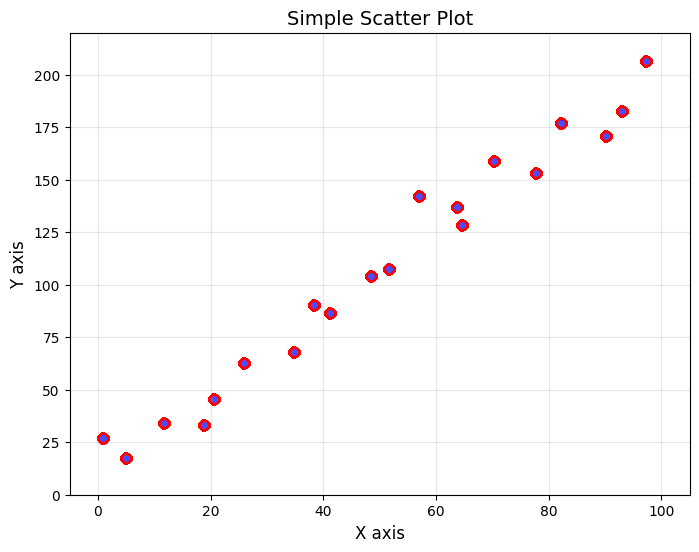
#> input picture fixtures/synthetic/test_autocrop_vis.png, 699 x 552 px
$ python -i pipeline.py   (imports and definitions only)   (older library calls are emulated)
#> lines starting #> are read from the running program, lines starting #| are printed output that depends on the picture; after the words box and inside, x2 and y2 are one past the last pixel; in counts of white or black regions, pixels touching at a corner belong together
### chart2csv/core/preprocess.py
"""
Image preprocessing for Chart2CSV.

Handles image normalization, enhancement, and plot area detection.
"""

import cv2
import numpy as np
from typing import Tuple


def preprocess_image(image: np.ndarray) -> np.ndarray:
    """
    Preprocess chart image for better detection and OCR.

    Steps:
    1. Resize to max 1200px (long side) for performance
    2. Convert to grayscale
    3. Enhance contrast (CLAHE)
    4. Denoise (bilateral filter)

    Args:
        image: Input BGR image from cv2.imread()

    Returns:
        Preprocessed grayscale image
    """
    # Step 1: Resize if too large
    h, w = image.shape[:2]
    max_side = max(h, w)

    if max_side > 1200:
        scale = 1200 / max_side
        new_w = int(w * scale)
        new_h = int(h * scale)
        image = cv2.resize(image, (new_w, new_h), interpolation=cv2.INTER_AREA)

    # Step 2: Convert to grayscale
    if len(image.shape) == 3:
        gray = cv2.cvtColor(image, cv2.COLOR_BGR2GRAY)
    else:
        gray = image.copy()

    # Step 3: Contrast enhancement with CLAHE
    clahe = cv2.createCLAHE(clipLimit=2.0, tileGridSize=(8, 8))
    enhanced = clahe.apply(gray)

    # Step 4: Denoise
    denoised = cv2.bilateralFilter(enhanced, d=5, sigmaColor=50, sigmaSpace=50)

    return denoised


def detect_plot_area(image: np.ndarray) -> Tuple[Tuple[int, int, int, int], float]:
    """
    Detect the plot area bounding box.

    Uses edge detection and contour analysis to find the main chart region.

    Args:
        image: Preprocessed grayscale image

    Returns:
        Tuple of ((x1, y1, x2, y2), confidence)
        where confidence is 0.0-1.0
    """
    h, w = image.shape[:2]

    # TODO: Implement actual plot area detection
    # Current implementation: return full image with low confidence

    # Placeholder: use full image with margin
    margin = 10
    x1, y1 = margin, margin
    x2, y2 = w - margin, h - margin

    confidence = 0.4  # Low confidence for placeholder

    return (x1, y1, x2, y2), confidence


# [15 lines left out: function remove_grid, not called in this run]

### chart2csv/core/detection.py
"""
Axis and tick detection for Chart2CSV.
"""

import cv2
import numpy as np
from typing import Tuple, Dict, Any, List


def detect_axes(image: np.ndarray) -> Tuple[Dict[str, int], float]:
    """
    Detect X and Y axes in the chart image.

    Uses Hough line detection to find two dominant perpendicular lines.
    Falls back to projection-based method if Hough fails.

    Args:
        image: Cropped and preprocessed chart image

    Returns:
        Tuple of (axes_dict, confidence)
        axes_dict: {"x": y_position, "y": x_position}
        confidence: 0.0-1.0
    """
    h, w = image.shape[:2]

    # Edge detection for line finding
    edges = cv2.Canny(image, 50, 150, apertureSize=3)

    # Hough line transform
    lines = cv2.HoughLinesP(
        edges,
        rho=1,
        theta=np.pi/180,
        threshold=100,
        minLineLength=min(w, h) // 4,
        maxLineGap=20
    )

    horizontals = []
    verticals = []

    if lines is not None:
        for line in lines:
            x1, y1, x2, y2 = line[0]
            dx = x2 - x1
            dy = y2 - y1
            length = np.sqrt(dx*dx + dy*dy)
            angle = np.abs(np.arctan2(dy, dx) * 180 / np.pi)

            # Normalize angle to 0-180
            if angle > 90:
                angle = 180 - angle

            if angle < 5:  # Horizontal
                horizontals.append({"pos": (y1 + y2) // 2, "len": length})
            elif 85 < angle < 95:  # Vertical
                verticals.append({"pos": (x1 + x2) // 2, "len": length})

    # Find the most likely axes:
    # X-axis is usually the lowest long horizontal line
    # Y-axis is usually the leftmost long vertical line

    x_axis_y = h - 1
    y_axis_x = 0

    axis_conf = 0.0

    if horizontals:
        # Sort by position (bottom first), then length
        horizontals.sort(key=lambda l: (-l["pos"], -l["len"]))
        x_axis_y = horizontals[0]["pos"]
        axis_conf += 0.4

    if verticals:
        # Sort by position (left first), then length
        verticals.sort(key=lambda l: (l["pos"], -l["len"]))
        y_axis_x = verticals[0]["pos"]
        axis_conf += 0.4

    # Fallback to projection if missing or low confidence
    if not horizontals or not verticals:
        # Simple projection: find where dark pixels are concentrated at edges
        row_sum = np.sum(255 - image, axis=1)
        col_sum = np.sum(255 - image, axis=0)

        if not horizontals:
            x_axis_y = np.argmax(row_sum[h//2:]) + h//2
        if not verticals:
            y_axis_x = np.argmax(col_sum[:w//2])

        axis_conf = max(axis_conf, 0.4)

    # Check for perpendicularity/intersection
    if horizontals and verticals:
        axis_conf = min(1.0, axis_conf + 0.2)

    return {"x": int(x_axis_y), "y": int(y_axis_x)}, axis_conf


# [64 lines left out: function detect_ticks, not called in this run]

### chart2csv/core/ocr.py
"""
OCR for tick labels using Tesseract or Mistral.
"""

import re
import cv2
import numpy as np
from typing import Dict, List, Tuple, Any, Optional

try:
    import pytesseract
    TESSERACT_AVAILABLE = True
except ImportError:
    TESSERACT_AVAILABLE = False

from chart2csv.core.mistral_ocr import MistralOCRBackend
from chart2csv.core.cache import get_cached_result, save_to_cache


def extract_tick_labels(
    image: np.ndarray,
    axes: Dict[str, int],
    use_mistral: bool = False,
    use_cache: bool = True
) -> Tuple[Dict[str, List[Dict[str, Any]]], float]:
    """
    Extract tick labels using OCR.

    Args:
        image: Cropped chart image
        axes: Axis positions
        use_mistral: Whether to use Mistral OCR backend
        use_cache: Whether to use cached results

    Returns:
        Tuple of (ticks_data, ocr_confidence)
        ticks_data: {
            "x": [{"pixel": int, "value": float, "text": str}, ...],
            "y": [{"pixel": int, "value": float, "text": str}, ...]
        }
        ocr_confidence: 0.0-1.0 based on parse success rate
    """
    backend_name = "mistral" if use_mistral else "tesseract"

    # Check cache first
    if use_cache:
        cached = get_cached_result(image, backend=backend_name)
        if cached:
            return cached["result"], cached["confidence"]

    mistral_backend = MistralOCRBackend() if use_mistral else None

    if use_mistral:
        if not mistral_backend or not mistral_backend.is_available():
            print("Mistral OCR requested but not available. Falling back to Tesseract.")
            use_mistral = False
            backend_name = "tesseract"

    if not use_mistral and not TESSERACT_AVAILABLE:
        raise ImportError(
            "pytesseract not installed. "
            "Install with: pip install pytesseract"
        )

    h, w = image.shape[:2]
    x_axis_y = axes["x"]
    y_axis_x = axes["y"]

    ticks_data = {"x": [], "y": []}

    # Get tick positions from detection
    from chart2csv.core.detection import detect_ticks
    ticks, _ = detect_ticks(image, axes)

    if use_mistral:
        result, conf = _extract_with_mistral(image, axes, ticks, mistral_backend)
    else:
        result, conf = _extract_with_tesseract(image, axes, ticks)

    # Save to cache
    if use_cache:
        # Convert result to JSON-serializable format
        cache_result = {
            "x": [{"pixel": t["pixel"], "value": t["value"], "text": t["text"]} for t in result["x"]],
            "y": [{"pixel": t["pixel"], "value": t["value"], "text": t["text"]} for t in result["y"]]
        }
        save_to_cache(image, cache_result, conf, backend=backend_name)

    return result, conf


# [193 lines left out: functions _extract_with_mistral, _extract_with_tesseract, parse_number, preprocess_for_ocr, not called in this run]

### chart2csv/core/pipeline.py
"""
Main extraction pipeline for Chart2CSV.

This is the entry point for chart data extraction.
"""

import time
from pathlib import Path
from typing import Union, Optional, Dict, Any
import numpy as np
import cv2

from chart2csv.core.types import (
    ChartResult,
    ChartType,
    Confidence,
    AxisInfo,
    Scale,
    WarningCode
)
from chart2csv.core.preprocess import preprocess_image, detect_plot_area
from chart2csv.core.detection import detect_axes, detect_ticks
from chart2csv.core.ocr import extract_tick_labels
from chart2csv.core.transform import build_transform, apply_transform
from chart2csv.core.export import generate_overlay
from chart2csv.core.extraction import (
    extract_scatter_points,
    extract_line_points,
    extract_bar_data
)

# [246 lines left out: functions extract_chart, detect_chart_type, not called in this run]

>>> result = extract_chart('../../fixtures/synthetic/test_autocrop_vis.png')
#> in extract_chart, pil_img is the input picture: PIL image 699x552 RGB; mean R, G, B 251.2, 250, 250.3
#> in extract_chart, `crop_box, crop_conf = detect_plot_area(image)`: crop_box = (10, 10, 689, 542); crop_conf = 0.4
#> in extract_chart, `x1, y1, x2, y2 = crop_box`: x1 = 10; x2 = 689; y2 = 542
#> in extract_chart, `cropped = processed[y1:y2, x1:x2]`:
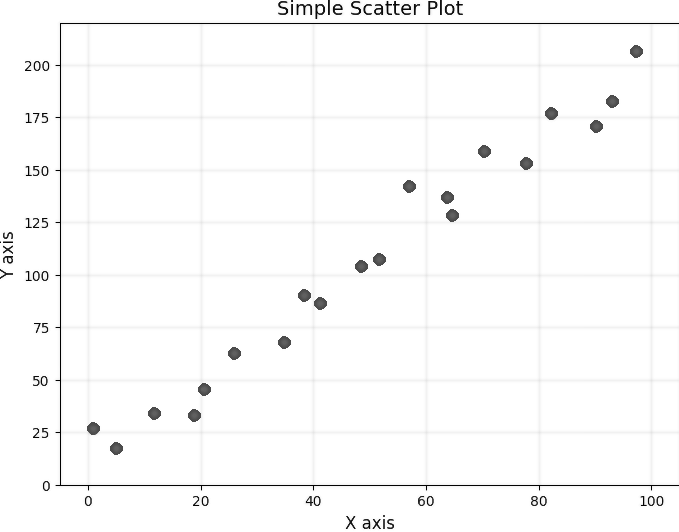
#> cropped: shape (532, 679); min 2, max 255, mean 250.2
#> in detect_axes, `edges = cv2.Canny(image, 50, 150, apertureSize=3)`:
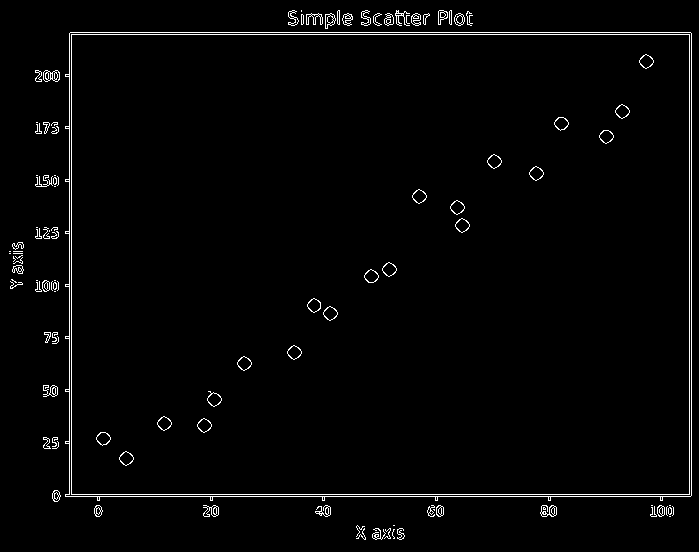
#> edges: shape (552, 699); 2.1% white in thin lines or dots
#> in detect_axes, `lines = cv2.HoughLinesP( edges, rho=1, theta=np.pi/180, threshold=100,..`: lines = [[52, 496, 690, 496], [52, 494, 691, 494], [69, 34, 691, 34], [689, 493, 689, 32], [70, 32, 690, 32], [71, 493, 71, 35], [691, 495, 691, 33], [69, 493, 69, 33]]
#> the loop in detect_axes, `for line in lines:` made 8 passes
#> (x1, y1, x2, y2, dx, dy, length, angle) on passes 1 to 8: (52, 496, 690, 496, 638, 0, 638, 0), (52, 494, 691, 494, 639, 0, 639, 0), (69, 34, 691, 34, 622, 0, 622, 0), (689, 493, 689, 32, 0, -461, 461, 90), (70, 32, 690, 32, 620, 0, 620, 0), (71, 493, 71, 35, 0, -458, 458, 90), (691, 495, 691, 33, 0, -462, 462, 90), (69, 493, 69, 33, 0, -460, 460, 90)
#> after the loop in detect_axes, `for line in lines:`: horizontals = 4 items
#> in detect_axes, `x_axis_y = horizontals[0]["pos"]`: x_axis_y = 496
#> in detect_axes, `y_axis_x = verticals[0]["pos"]`: y_axis_x = 69
#> in extract_chart, `axes, axis_conf = detect_axes(processed)`: axes = {'x': 496, 'y': 69}; axis_conf = 1
#> (the run stopped early here; a loop or call above may not have finished)

$ run again, on fixtures/synthetic/test_bar_simple.png
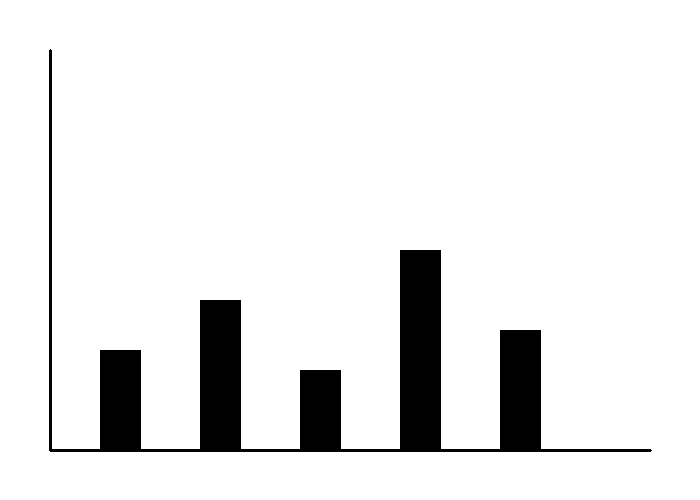
#> input picture fixtures/synthetic/test_bar_simple.png, 700 x 500 px
#> in extract_chart, pil_img is the input picture: PIL image 700x500 RGB; 91.6% white; 1 black region, box (x1, y1, x2, y2) and area: (49, 49, 652, 452) 29449
#> crop_box = (10, 10, 690, 490); crop_conf = 0.4
#> in extract_chart, `x1, y1, x2, y2 = crop_box`: x1 = 10; x2 = 690; y2 = 490
#> in extract_chart, `cropped = processed[y1:y2, x1:x2]`:
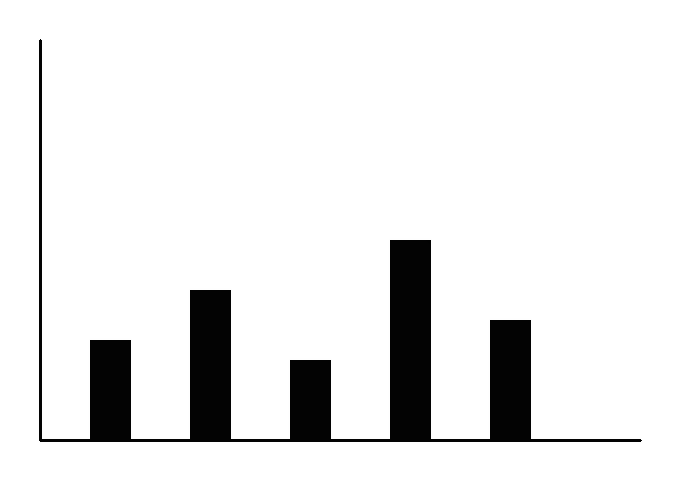
#> cropped: shape (480, 680); min 2, max 255, mean 232.2
#> in detect_axes, `edges = cv2.Canny(image, 50, 150, apertureSize=3)`:
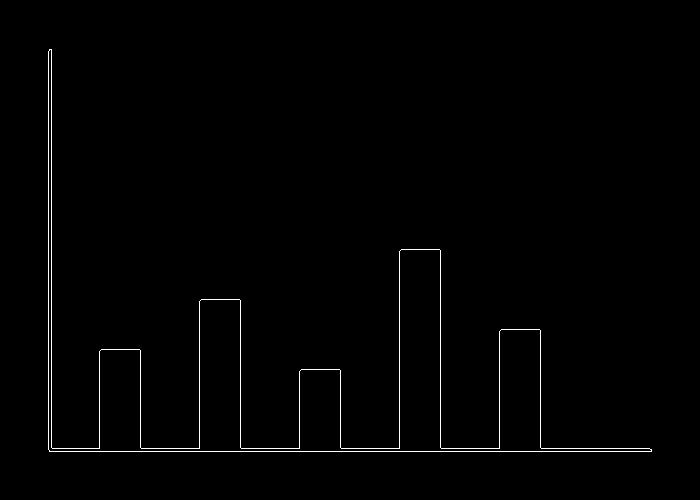
#> edges: shape (500, 700); 0.94% white in thin lines or dots, all inside (x1, y1, x2, y2) = (48, 49, 652, 452)
#> lines = [[49, 451, 651, 451], [48, 449, 48, 51], [51, 447, 51, 49], [440, 447, 440, 250], [399, 447, 399, 251], [199, 447, 199, 301], [240, 447, 240, 300]]
#> the loop in detect_axes, `for line in lines:` made 7 passes
#> (x1, y1, x2, y2, dx, dy, length, angle) on passes 1 to 7: (49, 451, 651, 451, 602, 0, 602, 0), (48, 449, 48, 51, 0, -398, 398, 90), (51, 447, 51, 49, 0, -398, 398, 90), (440, 447, 440, 250, 0, -197, 197, 90), (399, 447, 399, 251, 0, -196, 196, 90), (199, 447, 199, 301, 0, -146, 146, 90), (240, 447, 240, 300, 0, -147, 147, 90)
#> after the loop in detect_axes, `for line in lines:`: horizontals = 1 item; verticals = 6 items
#> in detect_axes, `x_axis_y = horizontals[0]["pos"]`: x_axis_y = 451
#> y_axis_x = 48
#> axes = {'x': 451, 'y': 48}; axis_conf = 1
